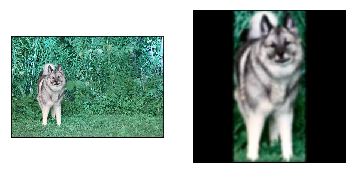
#> input picture presentation/image/avant_après.png, 356 x 173 px, given in place of n02086240_1011.jpg, which was not available
$ jupyter execute --allow-errors exploration.ipynb   (shell and % lines are left out)   (text cells are left out)
#> lines starting #> are read from the running program, lines starting #| are printed output that depends on the picture; pictures that were not available may be replaced by others from this repository, and a replacement may not be noted
[cell 1]
import pandas as pd
import matplotlib.pyplot as plt
import numpy as np
import seaborn as sns
from scipy import stats
import tarfile
import scipy.io
import cv2

[cell 2]
im = cv2.imread('../data/Images/n02086240-Shih-Tzu/n02086240_1011.jpg', cv2.IMREAD_GRAYSCALE)
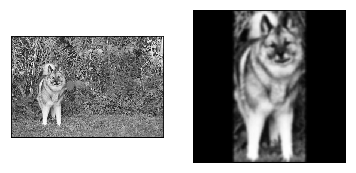
#> im: shape (173, 356); min 0, max 255, mean 145.2

[cell 3]
plt.imshow(im, cmap='gray')
plt.show()

[cell 4]
im = im[90:343, 121:302]
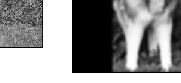
#> im: shape (83, 181); min 0, max 255, mean 144.7
plt.imshow(im, cmap='gray')
plt.show()

[cell 5]
im.shape[:2]
#> Out = (83, 181)

[cell 6]
desired_size = 256

old_size = im.shape[:2] # old_size is in (height, width) format
#> old_size = (83, 181)

ratio = float(desired_size)/max(old_size)
#> ratio = 1.41
new_size = tuple([int(x*ratio) for x in old_size])
#> new_size = (117, 256)

# new_size should be in (width, height) format

im = cv2.resize(im, (new_size[1], new_size[0]))
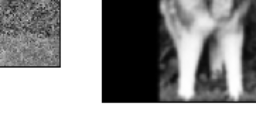
#> im: shape (117, 256); min 0, max 255, mean 144.7

delta_w = desired_size - new_size[1]
#> delta_w = 0
delta_h = desired_size - new_size[0]
#> delta_h = 139
top, bottom = delta_h//2, delta_h-(delta_h//2)
#> top = 69; bottom = 70
left, right = delta_w//2, delta_w-(delta_w//2)
#> left = 0; right = 0

color = [0, 0, 0]
new_im = cv2.copyMakeBorder(im, top, bottom, left, right, cv2.BORDER_CONSTANT,
    value=color)
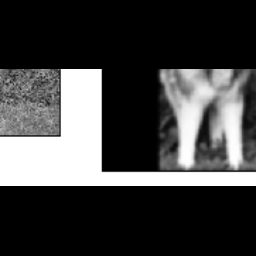
#> new_im: shape (256, 256); min 0, max 255, mean 66.1
plt.imshow(new_im, cmap='gray')
plt.show()

[cell 7]
equ = cv2.equalizeHist(new_im)
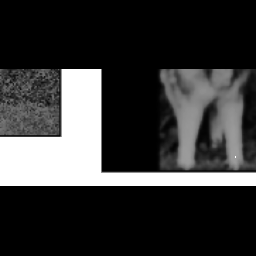
#> equ: shape (256, 256); min 0, max 255, mean 55.2
clahe = cv2.createCLAHE()
cl1 = clahe.apply(new_im)
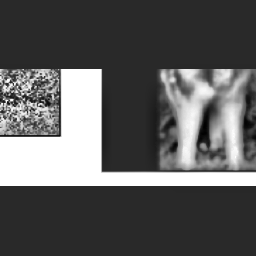
#> cl1: shape (256, 256); min 0, max 255, mean 92.9
res = np.hstack((new_im,equ,cl1)) #stacking images side-by-side
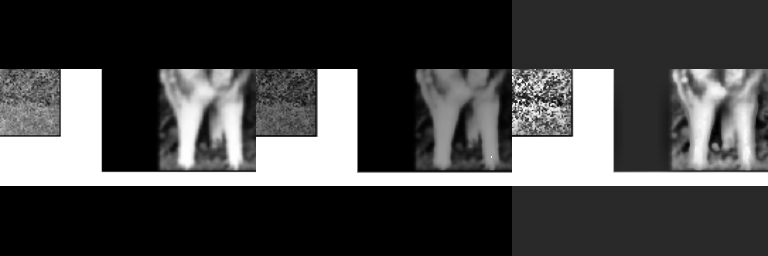
#> res: shape (256, 768); min 0, max 255, mean 71.4
plt.imshow(res, cmap='gray')
plt.show()

[cell 8]
import random
w = new_im.shape[1]
#> w = 256
h = new_im.shape[0]
#> h = 256
angle = random.randint(-45,45)
M = cv2.getRotationMatrix2D((w/2,h/2), angle, scale=1)
img_rot = cv2.warpAffine(new_im, M, (w,h))
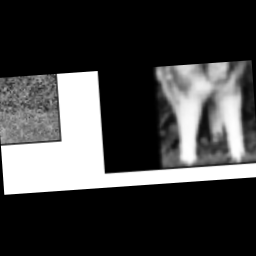
#> img_rot: shape (256, 256); min 0, max 255, mean 65.7

plt.imshow(img_rot, cmap='gray')
plt.show()

[cell 9]
alpha = 2.2
beta = 50
new_image = cv2.convertScaleAbs(img_rot, alpha=alpha, beta=beta)
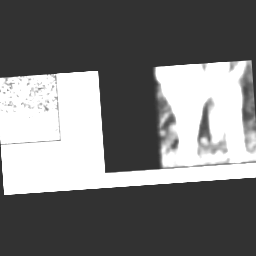
#> new_image: shape (256, 256); min 50, max 255, mean 120
plt.imshow(new_image, cmap='gray')
plt.show()

[cell 10]
new_image

[cell 11]
sift = cv2.xfeatures2d.SIFT_create()
    # kp is the keypoints
    #
    # desc is the SIFT descriptors, they're 128-dimensional vectors
    # that we can use for our final features
kp, desc = sift.detectAndCompute(img_rot, None)
#> kp = 146 keypoints; strongest (x, y, size): (79, 94, 31.8), (7, 191, 5.5), (111, 166, 10.4), (133, 131, 43.6)
print(desc)
#> (printed output is left out)
print(type(desc))
#| <class 'numpy.ndarray'>
print(desc.shape)
#| (146, 128)

[cell 12]
desired_size = 256

def resize(img):
    old_size = img.shape[:2] # old_size is in (height, width) format

    ratio = float(desired_size)/max(old_size)
    new_size = tuple([int(x*ratio) for x in old_size])

    # new_size should be in (width, height) format

    img = cv2.resize(img, (new_size[1], new_size[0]))

    delta_w = desired_size - new_size[1]
    delta_h = desired_size - new_size[0]
    top, bottom = delta_h//2, delta_h-(delta_h//2)
    left, right = delta_w//2, delta_w-(delta_w//2)

    color = [0, 0, 0]
    new_img = cv2.copyMakeBorder(img, top, bottom, left, right, cv2.BORDER_CONSTANT,
        value=color)
    return new_img


clahe = cv2.createCLAHE()

[cell 13]
img_path = '../data/Images/'
#> (the rest of this cell did not finish here and is left out)

[cell 14]
import os
from lxml import etree
import random

#path of annotations
img_path = '../data/Images/'

#browsing all files in Images
df = pd.DataFrame(columns=['Image', 'Breed'])

sift = cv2.xfeatures2d.SIFT_create()


#> (the rest of this cell did not finish here and is left out)

[cell 15]
df

[cell 16]
path = '../data/Processed/'


sift = cv2.xfeatures2d.SIFT_create()
for image in df['Image'] :
    kp, desc = sift.detectAndCompute(image, None)
    df['desc'] = desc
desc

$ run again, on presentation/image/repartition_dogs.png
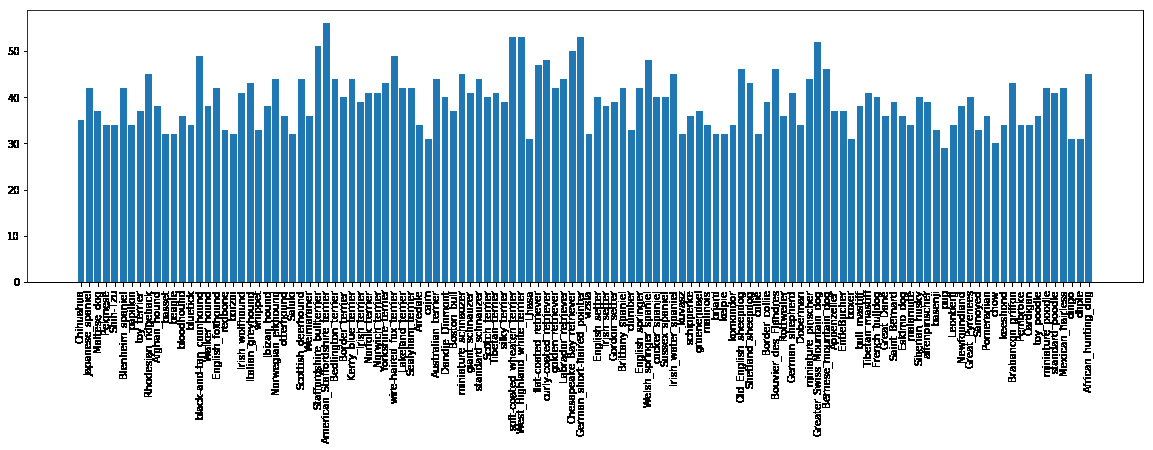
#> input picture presentation/image/repartition_dogs.png, 1153 x 450 px, given in place of n02086240_1011.jpg, which was not available
#> `img_rot = cv2.warpAffine(new_im, M, (w,h))`:
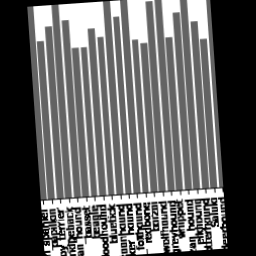
#> img_rot: shape (256, 256); min 0, max 255, mean 101.2
#> `new_image = cv2.convertScaleAbs(img_rot, alpha=alpha, beta=beta)`:
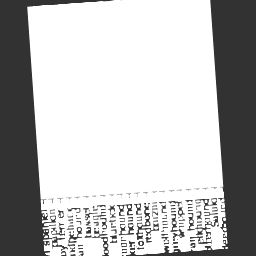
#> new_image: shape (256, 256); min 50, max 255, mean 187.8
#> kp = 445 keypoints; strongest (x, y, size): (200, 247, 4.8), (218, 240, 10.6), (46, 248, 3.4), (177, 233, 1.9)
#> (printed output is left out)
#| <class 'numpy.ndarray'>
#| (445, 128)

$ run again, on presentation/image/resnet_acc.png
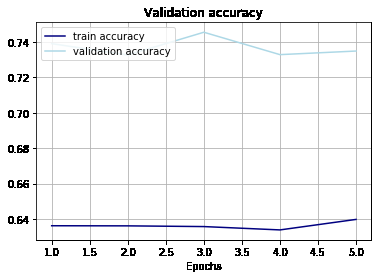
#> input picture presentation/image/resnet_acc.png, 381 x 278 px, given in place of n02086240_1011.jpg, which was not available
#> `res = np.hstack((new_im,equ,cl1))`:
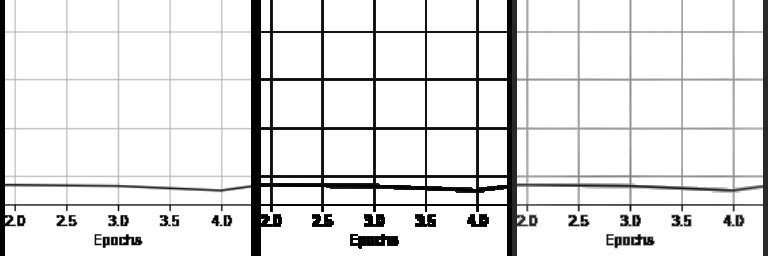
#> res: shape (256, 768); min 0, max 255, mean 227.6
#> `new_image = cv2.convertScaleAbs(img_rot, alpha=alpha, beta=beta)`:
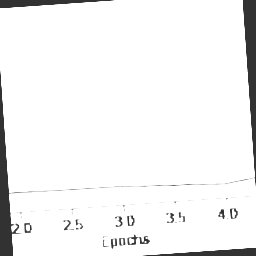
#> new_image: shape (256, 256); min 50, max 255, mean 242.3
#> kp = 308 keypoints; strongest (x, y, size): (131, 241, 2.3), (222, 213, 5), (13, 228, 2.7), (116, 226, 2)
#> (printed output is left out)
#| <class 'numpy.ndarray'>
#| (308, 128)
